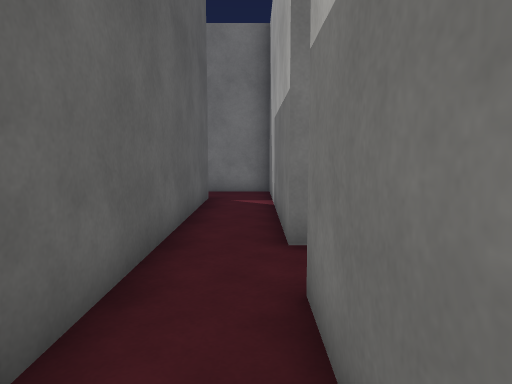
view 1 (above)

19 first-person views from a walk through a scene from a Unity 3-D project. The camera is 1.4 m above the floor, tilts 6° down and sees 70° across. The floor is counted in squares, 1 m on a side. Each view is taken from the middle of a square. On the plan, view 1 faces up. The plan holds only what a view shows up to about 16 squares ahead; the rest is blank. Surface patterns are stand-ins for the level's own textures.

view 2
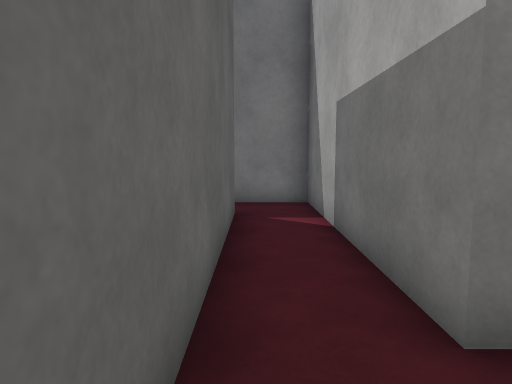

view 3
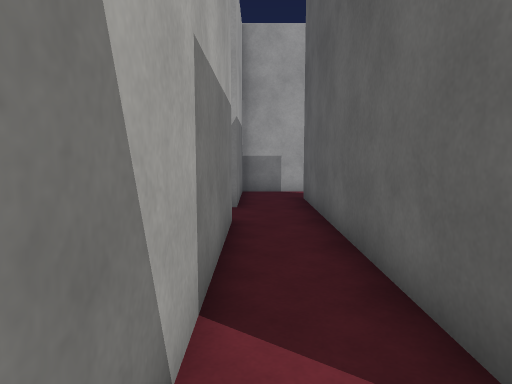

view 4
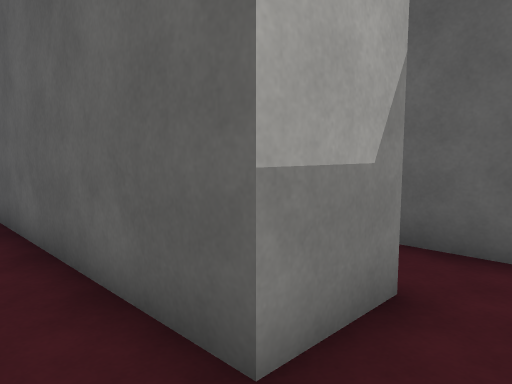

view 5
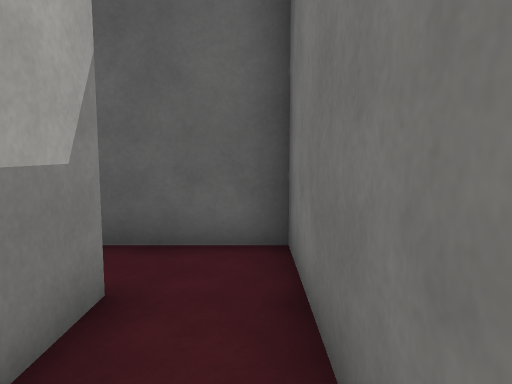

view 6
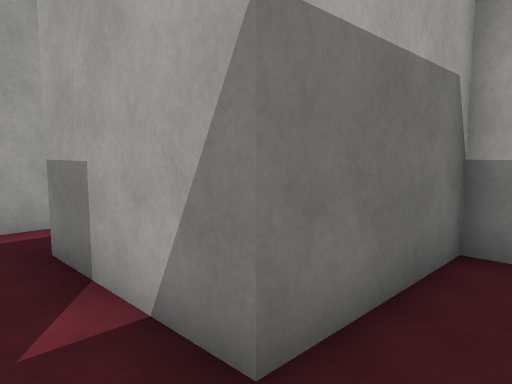

view 7
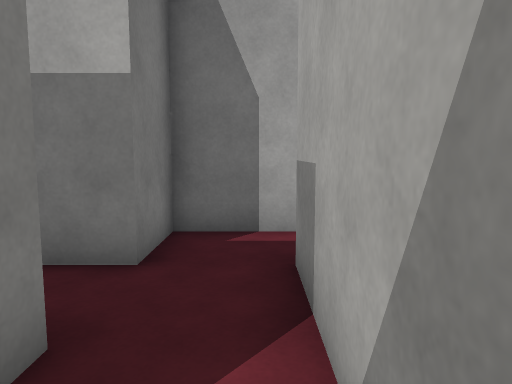

view 8
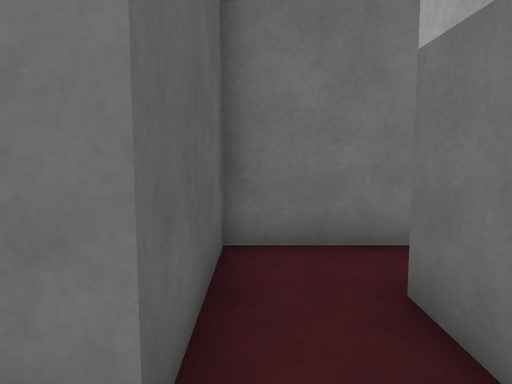

view 9
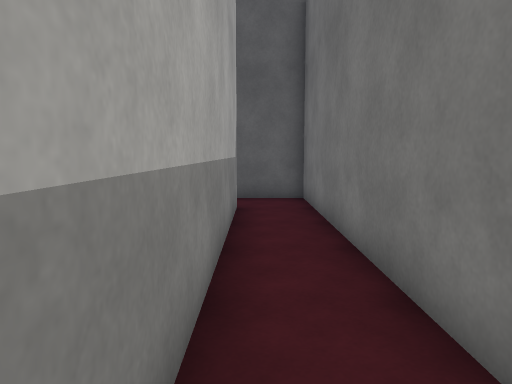

view 10
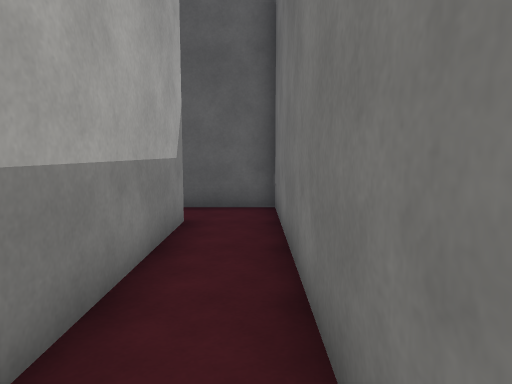

view 11
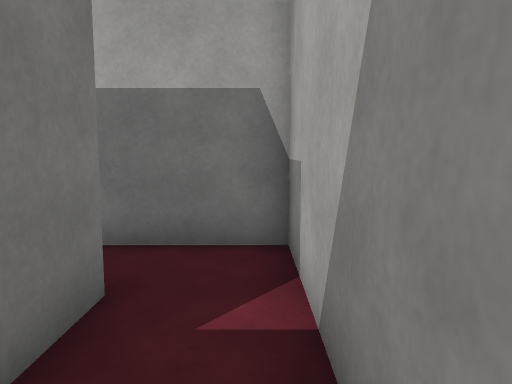

view 12
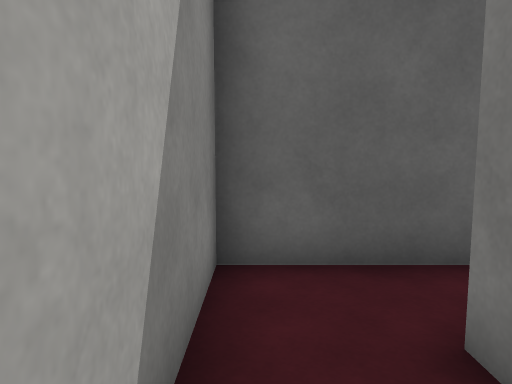

view 13
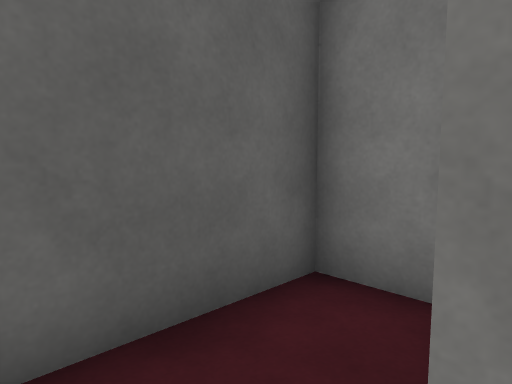

view 14
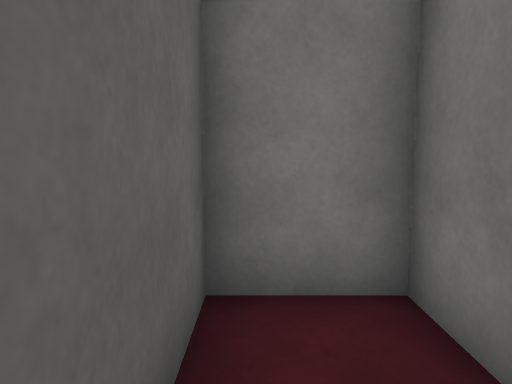

view 15
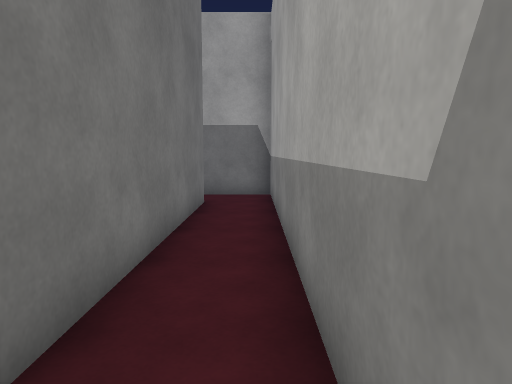

view 16
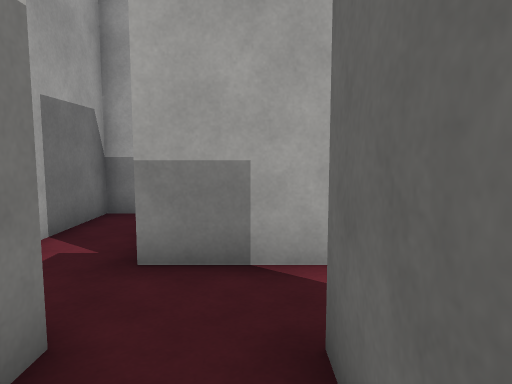

view 17
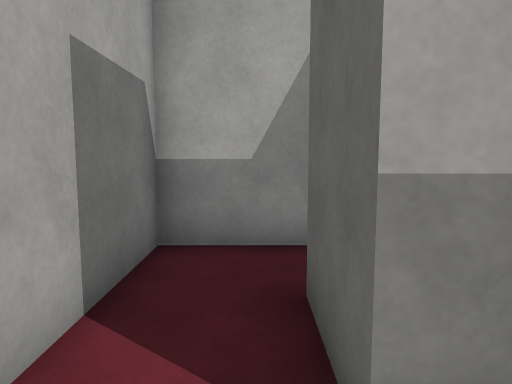

view 18
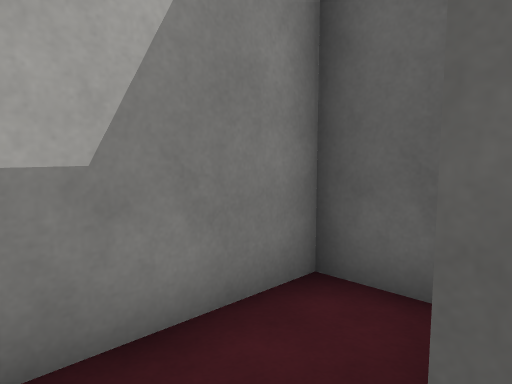

view 19
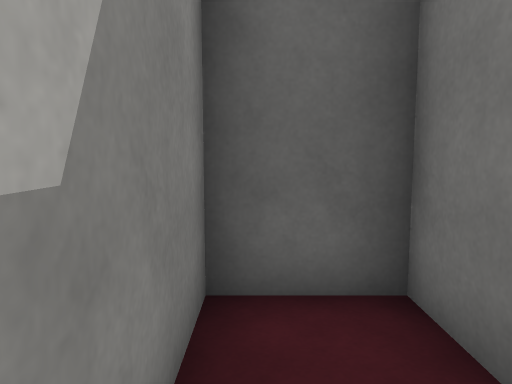

### Floor plan
Points are (right, up) in squares from view 1. A wall is a line through its corners. A room is listed if a view was taken in it or the views show most of it. See-through windows are left out.
Room 1 (views 1, 2, 12, 13)
walls: (-1.5, 3.5) (-1.5, 1.5) (-3.5, 1.5); (-3.5, -0.5) (0.5, -0.5) (0.5, 3.5)
ways out: opening at (-0.5, 2.5) to room 2; opening at (-2.5, 0.5) to room 5
Room 2 (views 3, 4, 5, 6, 7)
walls: (-3.6, 11.5) (-1.5, 11.5) (-1.5, 3.5); (0.5, 5.5) (0.5, 13.5) (-3.5, 13.5)
ways out: opening at (-0.5, 2.5) to room 1; opening at (1.5, 4.5) to room 3; opening at (-2.5, 12.5)
Room 3 (views 8, 17)
walls: (2.5, 7.5) (2.5, 5.5) (0.5, 5.5); (0.5, 3.5) (4.5, 3.5); (6.5, 3.5) (6.5, 5.5) (4.5, 5.5) (4.5, 7.5)
ways out: opening at (1.5, 4.5) to room 2; opening at (3.5, 6.5) to room 4; opening at (5.5, 2.5) to room 6
Room 4 (views 9, 10, 15, 16)
walls: (14.5, 9.5) (2.5, 9.5) (2.5, 7.5); (4.5, 7.5) (16.5, 7.5) (16.5, 9.9)
ways out: opening at (3.5, 6.5) to room 3; opening at (15.5, 10.5)
Room 5 (views 11, 14)
walls: (-3.5, 2) (-3.5, 3.5) (-5.5, 3.5) (-5.5, -0.5) (-3.5, -0.5)
ways out: opening at (-2.5, 0.5) to room 1
Room 6 (views 18, 19)
walls: (4, 1.5) (2.5, 1.5) (2.5, -0.5) (6.5, -0.5) (6.5, 3.5); (4.5, 3.5) (4.5, 1.5)
ways out: opening at (5.5, 2.5) to room 3

Positions as (right, up) in squares from view 1, and headings:
1: (0, 0), facing up
2: (-1, 3), facing up
3: (0, 13), facing down
4: (0, 13), facing down-left
5: (0, 13), facing left
6: (-1, 5), facing down-right
7: (0, 4), facing right
8: (3, 4), facing up
9: (14, 8), facing left
10: (12, 9), facing left
11: (-5, 0), facing right
12: (-1, 0), facing left
13: (-3, 0), facing up-left
14: (-5, 0), facing up
15: (4, 8), facing right
16: (3, 8), facing down
17: (5, 5), facing down
18: (6, 2), facing down-left
19: (6, 0), facing left
